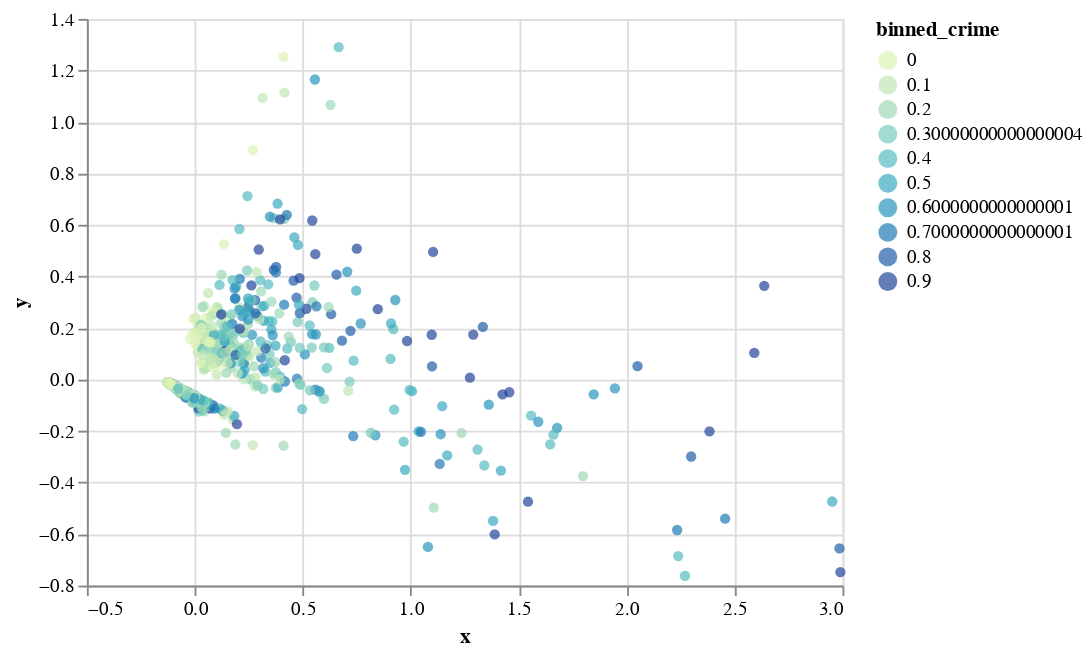

Source (notebook cell):
### Code cell
pca_df = pd.DataFrame(data=reduced_data, columns=['x', 'y'])
pca_df['crime_rate'] = processed['ViolentCrimesPerPop numeric']

alt.Chart(pca_df).mark_circle().encode(
    x='x:Q',
    y='y:Q',
    color=alt.Color('binned_crime:O', scale=alt.Scale(scheme='yellowgreenblue'))
).transform_bin(
    as_='binned_crime', 
    field='crime_rate',
)

### Figure 1 — Vega-Lite specification as saved in the notebook (floating-point values rounded to 4 significant figures; data arrays with more than 128 entries replaced by an {"elided": "..."} marker saying what was removed)
{"config": {"view": {"continuousWidth": 400, "continuousHeight": 300}}, "data": {"name": "data-3a726570bc870b1f8aef39550a17ff3d"}, "mark": "circle", "encoding": {"color": {"type": "ordinal", "field": "binned_crime", "scale": {"scheme": "yellowgreenblue"}}, "x": {"type": "quantitative", "field": "x"}, "y": {"type": "quantitative", "field": "y"}}, "transform": [{"bin": true, "field": "crime_rate", "as": "binned_crime"}], "$schema": "https://vega.github.io/schema/vega-lite/v4.0.2.json", "datasets": {"data-3a726570bc870b1f8aef39550a17ff3d": {"elided": "1994 records"}}}
